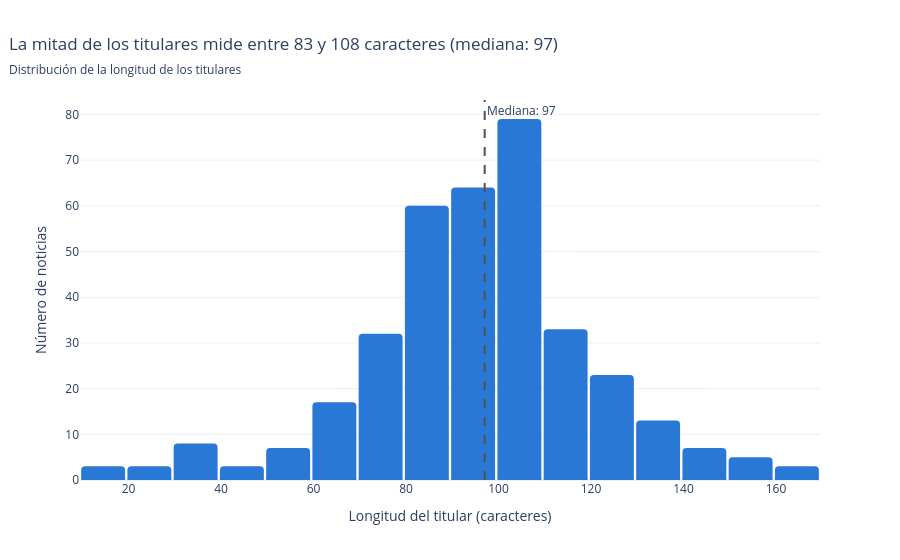

Notebook source saved alongside this figure:
### Markdown cell above
### 4.3 Longitud de los titulares

### Code cell
noticias["largo_titular"] = noticias["titular"].str.len()
q1, mediana, q3 = noticias["largo_titular"].quantile([0.25, 0.5, 0.75]).round().astype(int)

fig = px.histogram(
    noticias, x="largo_titular", nbins=25, color_discrete_sequence=[COLORES["Economía"]],
    labels={"largo_titular": "Longitud del titular (caracteres)"},
    title=f"La mitad de los titulares mide entre {q1} y {q3} caracteres (mediana: {mediana})",
)
fig.add_vline(x=mediana, line_dash="dash", line_color="#52514e",
              annotation_text=f"Mediana: {mediana}", annotation_position="top right")
fig.update_layout(
    **ESTILO, bargap=0.05, yaxis_title="Número de noticias",
    title_subtitle_text="Distribución de la longitud de los titulares",
)
fig.show()

noticias["largo_titular"].describe().round(1)

### Figure 1 — Plotly figure (JSON) as saved in the notebook; plotly's stock layout.template omitted (floating-point values rounded to 4 significant figures; data arrays with more than 128 entries replaced by an {"elided": "..."} marker saying what was removed)
{"data": [{"bingroup": "x", "hovertemplate": "Longitud del titular (caracteres)=%{x}<br>count=%{y}<extra></extra>", "legendgroup": "", "marker": {"color": "#2a78d6", "pattern": {"shape": ""}}, "name": "", "nbinsx": 25, "orientation": "v", "showlegend": false, "type": "histogram", "x": {"elided": "360 int values"}, "xaxis": "x", "yaxis": "y"}], "layout": {"annotations": [{"showarrow": false, "text": "Mediana: 97", "x": 97, "xanchor": "left", "xref": "x", "y": 1, "yanchor": "top", "yref": "y domain"}], "barcornerradius": 4, "bargap": 0.05, "barmode": "relative", "legend": {"tracegroupgap": 0}, "shapes": [{"line": {"color": "#52514e", "dash": "dash"}, "type": "line", "x0": 97, "x1": 97, "xref": "x", "y0": 0, "y1": 1, "yref": "y domain"}], "title": {"subtitle": {"text": "Distribución de la longitud de los titulares"}, "text": "La mitad de los titulares mide entre 83 y 108 caracteres (mediana: 97)", "x": 0.01}, "xaxis": {"anchor": "y", "domain": [0.0, 1.0], "title": {"text": "Longitud del titular (caracteres)"}}, "yaxis": {"anchor": "x", "domain": [0.0, 1.0], "title": {"text": "Número de noticias"}}}}
